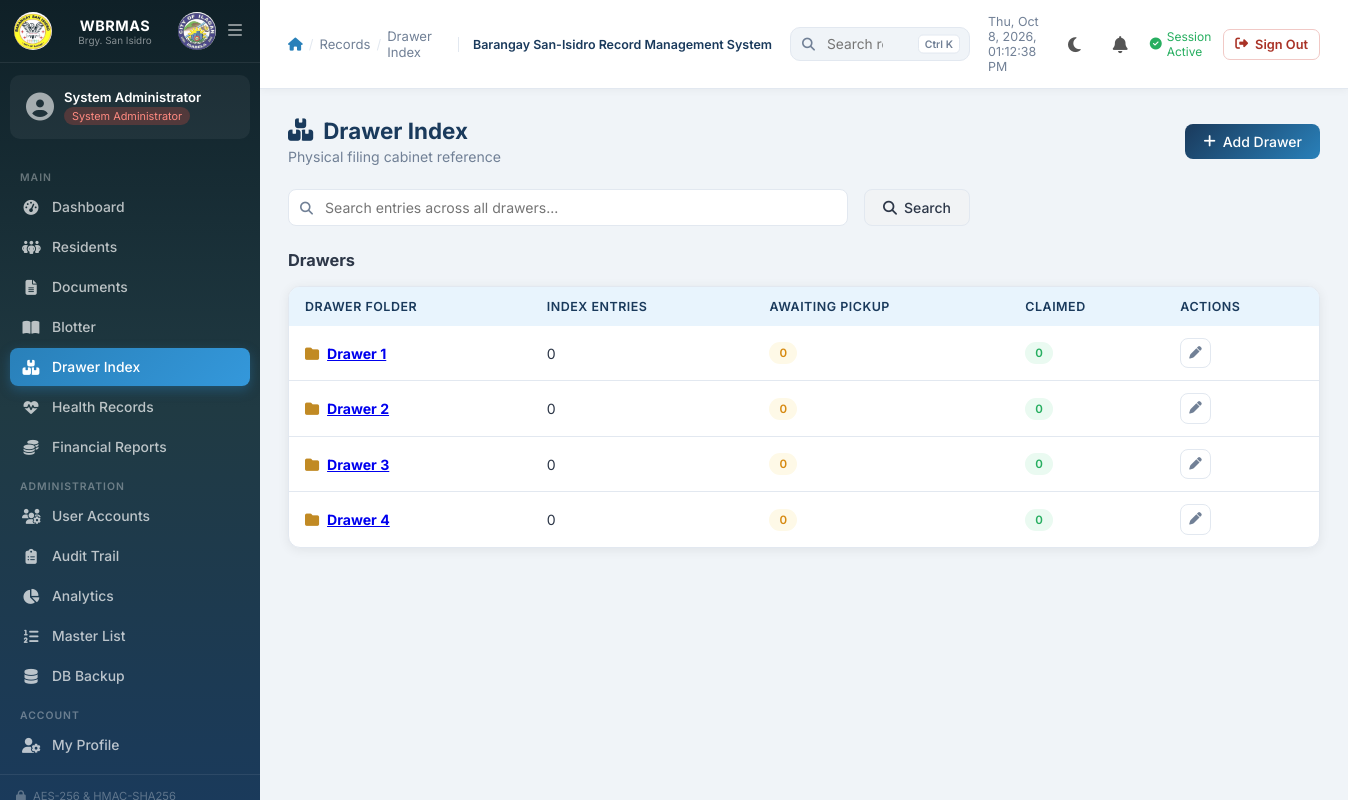
/drawers/index.php (signed in), run on the app's committed database.
### tables this page shows
CREATE TABLE IF NOT EXISTS tbl_storage_drawers (
    drawer_id INT AUTO_INCREMENT PRIMARY KEY,
    drawer_name VARCHAR(100) NOT NULL UNIQUE,
    created_by INT NULL,
    created_at DATETIME DEFAULT CURRENT_TIMESTAMP,
    updated_at DATETIME DEFAULT CURRENT_TIMESTAMP ON UPDATE CURRENT_TIMESTAMP,
    FOREIGN KEY (created_by) REFERENCES tbl_users(user_id) ON DELETE SET NULL
);

### config/security.php (called while the page is built, shortened)
<?php
function sanitize_output($output) {
    return htmlspecialchars($output ?? '', ENT_QUOTES, 'UTF-8');
}
?>

### includes/auth_check.php (called while the page is built, shortened)
<?php
require_once __DIR__ . '/../config/security.php';
function is_admin() {
    return $_SESSION['role_name'] === 'System Administrator';
}
function user_has_permission($permission) {
    if (is_admin()) return true;
    return in_array($permission, $_SESSION['permissions'], true);
}
function can($permission) {
    return user_has_permission($permission);
}
?>

### drawers/index.php (the view, shortened to what this page needs)
<?php
$active_page = 'drawers';
$breadcrumb = ['Records', 'Drawer Index'];
require_once '../includes/auth_check.php';
$conn = getDBConnection();
$can_manage = can('manage_drawer_index');
$search = trim(strip_tags((string)($_GET['q'] ?? '')));
$drawers = [];
$drawer_result = $conn->query(
  "SELECT d.drawer_id, d.drawer_name, COUNT(e.entry_id) AS entry_count,
      COALESCE(SUM(dr.status='STORED'),0) AS awaiting_count,
      COALESCE(SUM(dr.status='RELEASED'),0) AS claimed_count
     FROM tbl_storage_drawers d
     LEFT JOIN tbl_storage_entries e ON e.drawer_id=d.drawer_id
   LEFT JOIN tbl_document_requests dr ON dr.request_id=e.request_id
     GROUP BY d.drawer_id, d.drawer_name
     ORDER BY d.drawer_name"
);
if ($drawer_result) while ($drawer = $drawer_result->fetch_assoc()) $drawers[] = $drawer;
$selected_drawer = null;
$search_results = [];
require_once '../includes/header.php';
?>
<div class="page-header d-flex justify-between align-center flex-wrap gap-2">
  <div>
    <h2><i class="fas fa-boxes-stacked"></i> Drawer Index</h2>
    <p>Physical filing cabinet reference</p>
  </div>
  <?php if ($can_manage): ?>
  <button type="button" class="btn btn-primary" onclick="openDrawerModal()">
    <i class="fas fa-plus"></i> Add Drawer
  </button>
  <?php endif; ?>
</div>
<form method="GET" class="d-flex gap-2 align-center mb-3 flex-wrap">
  <div class="search-box" style="flex:1;min-width:260px;max-width:560px;">
    <i class="fas fa-search"></i>
    <input type="search" name="q" class="form-control" style="padding-left:36px;"
           value="<?= sanitize_output($search) ?>" maxlength="120"
           placeholder="Search entries across all drawers..." aria-label="Search all drawers">
  </div>
  <button type="submit" class="btn btn-secondary"><i class="fas fa-search"></i> Search</button>
</form>
<?php if ($search !== ''): ?>
<div class="card mb-3">
  <div class="card-header"><h3><i class="fas fa-magnifying-glass"></i> Search Results</h3><span class="badge badge-secondary"><?= count($search_results) ?></span></div>
  <div class="card-body" style="padding:0;">
    <div class="table-wrapper">
      <table>
        <thead><tr><th>Entry</th><th>Pickup Status</th><th>Received By</th><th>Notes</th><th>Drawer</th><th>Linked Record</th><th></th></tr></thead>
        <tbody>
        <?php if ($search_results): foreach ($search_results as $entry): ?>
          <?php [$entry_status_label, $entry_status_class] = drawerEntryStatus($entry['request_status'] ?? ''); ?>
          <tr>
            <td><strong><?= sanitize_output($entry['entry_label']) ?></strong></td>
            <td><span class="badge badge-<?= $entry_status_class ?>"><?= sanitize_output($entry_status_label) ?></span></td>
            <td><?= sanitize_output($entry['received_by'] ?: '—') ?></td>
            <td><?= nl2br(sanitize_output($entry['entry_notes'] ?: '—')) ?></td>
            <td><a href="?drawer=<?= (int)$entry['drawer_id'] ?>"><?= sanitize_output($entry['drawer_name']) ?></a></td>
            <td><?= sanitize_output($entry['resident_code'] ?: $entry['request_code'] ?: '—') ?></td>
            <td><?php if ($can_manage && !in_array($entry['request_status'] ?? '', ['STORED','RELEASED'], true)): ?><button type="button" class="btn btn-icon btn-sm" title="Edit entry" onclick='editEntry(<?= json_encode(['entry_id'=>(int)$entry['entry_id'],'drawer_id'=>(int)$entry['drawer_id'],'entry_label'=>$entry['entry_label'],'entry_notes'=>$entry['entry_notes'],'resident_id'=>$entry['resident_id'],'request_id'=>$entry['request_id']], JSON_HEX_TAG | JSON_HEX_APOS | JSON_HEX_QUOT | JSON_HEX_AMP) ?>)'><i class="fas fa-pen"></i></button><?php elseif (in_array($entry['request_status'] ?? '', ['STORED','RELEASED'], true)): ?><span class="text-muted">Linked document</span><?php endif; ?></td>
          </tr>
        <?php endforeach; else: ?>
          <tr><td colspan="7"><div class="empty-state"><i class="fas fa-folder-open"></i><p>No matching filing entries.</p></div></td></tr>
        <?php endif; ?>
        </tbody>
      </table>
    </div>
  </div>
</div>
<?php else: ?>
<div class="d-flex justify-between align-center mb-2 flex-wrap gap-2">
  <h3 style="margin:0;"><?= $selected_drawer ? sanitize_output($selected_drawer['drawer_name']) : 'Drawers' ?></h3>
</div>
<?php if (!$selected_drawer): ?>
  <?php if ($drawers): ?>
  <div class="card">
    <div class="card-body" style="padding:0;">
      <div class="table-wrapper">
        <table>
          <thead><tr><th>Drawer Folder</th><th>Index Entries</th><th>Awaiting Pickup</th><th>Claimed</th><th>Actions</th></tr></thead>
          <tbody>
          <?php foreach ($drawers as $drawer): ?>
            <tr>
              <td><a href="?drawer=<?= (int)$drawer['drawer_id'] ?>"><i class="fas fa-folder" style="margin-right:8px;color:#c18a24;"></i><strong><?= sanitize_output($drawer['drawer_name']) ?></strong></a></td>
              <td><?= number_format((int)$drawer['entry_count']) ?></td>
              <td><span class="badge badge-warning"><?= number_format((int)$drawer['awaiting_count']) ?></span></td>
              <td><span class="badge badge-success"><?= number_format((int)$drawer['claimed_count']) ?></span></td>
              <td><?php if ($can_manage): ?><button type="button" class="btn btn-icon btn-sm" title="Rename drawer" onclick='renameDrawer(<?= (int)$drawer['drawer_id'] ?>, <?= json_encode($drawer['drawer_name'], JSON_HEX_TAG | JSON_HEX_APOS | JSON_HEX_QUOT | JSON_HEX_AMP) ?>)'><i class="fas fa-pen"></i></button><?php endif; ?></td>
            </tr>
          <?php endforeach; ?>
          </tbody>
        </table>
      </div>
    </div>
  </div>
  <?php else: ?>
  <div class="empty-state"><i class="fas fa-boxes-stacked"></i><h4>No drawers yet</h4><p>Create a drawer folder to start the physical filing index.</p></div>
  <?php endif; ?>
<?php endif; ?>
<?php endif; ?>
<?php require_once '../includes/footer.php'; ?>

### includes/header.php (shortened to what this page needs)
<!DOCTYPE html>
<html lang="en">
<head>
<link rel="stylesheet" href="/assets/css/main.css?v=<?= filemtime(__DIR__ . '/../assets/css/main.css') ?>">
<link rel="stylesheet" href="https://cdnjs.cloudflare.com/ajax/libs/font-awesome/6.5.0/css/all.min.css"
>
</head>
<body>
<div class="app-layout">
<aside class="sidebar" id="sidebar">
  <div class="sidebar-brand">
    <img src="/assets/img/brgy_seal.png" alt="Brgy Seal" class="brand-seal-img">
    <div class="brand-text">
      <span class="brand-name">WBRMAS</span>
      <span class="brand-sub">Brgy. San Isidro</span>
    </div>
    <img src="/assets/img/city_seal.png" alt="City Seal" class="brand-seal-img">
    <button class="sidebar-toggle" id="sidebarToggle"><i class="fas fa-bars"></i></button>
  </div>
  <div class="sidebar-user">
    <div class="user-avatar"><i class="fas fa-user-circle"></i></div>
    <div class="user-info">
      <span class="user-name"><?= sanitize_output($_SESSION['full_name']) ?></span>
      <span class="user-role badge-<?= is_admin() ? 'admin' : 'staff' ?>">
        <?= sanitize_output($_SESSION['role_name']) ?>
      </span>
    </div>
  </div>
  <nav class="sidebar-nav">
    <div class="nav-section-label">Main</div>
    <?php if (can('view_dashboard')): ?>
    <a href="/dashboard.php" class="nav-item <?= $active_page === 'dashboard' ? 'active' : '' ?>">
      <i class="fas fa-gauge-high"></i><span>Dashboard</span>
    </a>
    <?php endif; ?>
    <?php if (can('view_residents')): ?>
    <a href="/residents/index.php" class="nav-item <?= $active_page === 'residents' ? 'active' : '' ?>">
      <i class="fas fa-people-group"></i><span>Residents</span>
    </a>
    <?php endif; ?>
    <?php if (can('view_documents')): ?>
    <a href="/documents/index.php" class="nav-item <?= $active_page === 'documents' ? 'active' : '' ?>">
      <i class="fas fa-file-lines"></i><span>Documents</span>
    </a>
    <?php endif; ?>
    <?php if (can('view_blotter')): ?>
    <a href="/blotter/index.php" class="nav-item <?= $active_page === 'blotter' ? 'active' : '' ?>">
      <i class="fas fa-book-open"></i><span>Blotter</span>
    </a>
    <?php endif; ?>
    <?php if (can('view_drawer_index')): ?>
    <a href="/drawers/index.php" class="nav-item <?= $active_page === 'drawers' ? 'active' : '' ?>">
      <i class="fas fa-boxes-stacked"></i><span>Drawer Index</span>
    </a>
    <?php endif; ?>
    <?php if (in_array($_SESSION['role_name'] ?? '', ['System Administrator', 'Barangay Staff'], true) && can('view_health_records')): ?>
    <a href="/health/index.php" class="nav-item <?= $active_page === 'health' ? 'active' : '' ?>">
      <i class="fas fa-heart-pulse"></i><span>Health Records</span>
    </a>
    <?php endif; ?>
    <?php if (can('view_financial_reports')): ?>
    <a href="/finance/index.php" class="nav-item <?= $active_page === 'finance' ? 'active' : '' ?>">
      <i class="fas fa-coins"></i><span>Financial Reports</span>
    </a>
    <?php endif; ?>
    <?php if (is_admin() || can('manage_users') || can('view_audit') || can('view_analytics')): ?>
    <div class="nav-section-label">Administration</div>
    <?php if (is_admin() || can('manage_users')): ?>
    <a href="/admin/users.php" class="nav-item <?= $active_page === 'users' ? 'active' : '' ?>">
      <i class="fas fa-users-cog"></i><span>User Accounts</span>
    </a>
    <?php endif; ?>
    <?php if (is_admin() || can('view_audit')): ?>
    <a href="/admin/audit.php" class="nav-item <?= $active_page === 'audit' ? 'active' : '' ?>">
      <i class="fas fa-clipboard-list"></i><span>Audit Trail</span>
    </a>
    <?php endif; ?>
    <?php if (is_admin() || can('view_analytics')): ?>
    <a href="/admin/analytics.php" class="nav-item <?= $active_page === 'analytics' ? 'active' : '' ?>">
      <i class="fas fa-chart-pie"></i><span>Analytics</span>
    </a>
    <?php endif; ?>
    <?php if (is_admin()): ?>
    <a href="/admin/masterlist.php" class="nav-item <?= $active_page === 'masterlist' ? 'active' : '' ?>">
      <i class="fas fa-list-ol"></i><span>Master List</span>
    </a>
    <a href="/admin/backup.php" class="nav-item <?= $active_page === 'backup' ? 'active' : '' ?>">
      <i class="fas fa-database"></i><span>DB Backup</span>
    </a>
    <?php endif; ?>
    <?php endif; ?>
    <div class="nav-section-label">Account</div>
    <a href="/profile.php" class="nav-item <?= $active_page === 'profile' ? 'active' : '' ?>">
      <i class="fas fa-user-gear"></i><span>My Profile</span>
    </a>
  </nav>
  <div class="sidebar-footer">
    <i class="fas fa-lock"></i> AES-256 &amp; HMAC-SHA256
  </div>
</aside>
<main class="main-content" id="mainContent">
  <div class="topbar">
    <div class="topbar-left">
      <div class="breadcrumb">
        <span><i class="fas fa-house"></i></span>
        <?php if (isset($breadcrumb)): foreach ($breadcrumb as $crumb): ?>
        <span class="bc-sep">/</span><span><?= sanitize_output($crumb) ?></span>
        <?php endforeach; endif; ?>
      </div>
      <span class="topbar-system-name">
        Barangay San-Isidro Record Management System
      </span>
    </div>
    <?php if (($_SESSION['role_name'] ?? '') !== 'Barangay Treasurer'): ?>
    <div class="global-search" id="globalSearch">
      <input type="search" id="globalSearchInput" autocomplete="off" spellcheck="false"
             placeholder="Search residents, documents, cases…"
             aria-label="Global search" aria-controls="globalSearchResults" aria-expanded="false">
      <kbd class="global-search-kbd">Ctrl K</kbd>
    </div>
    <?php endif; ?>
    <div class="topbar-right">
      <div class="topbar-time" id="topbarTime"></div>
      <button onclick="toggleTheme()" id="themeToggle" title="Toggle dark/light mode"
        style="background:none;border:none;cursor:pointer;padding:6px 10px;border-radius:8px;font-size:17px;display:flex;align-items:center;color:#555;transition:all .2s;">
        <i class="fas fa-moon" id="themeIcon"></i>
      </button>
      <?php if (($_SESSION['role_name'] ?? '') !== 'Barangay Treasurer'): ?>
      <div class="notif-wrap" id="notifWrap">
        <button onclick="toggleNotif()" title="Notifications"
          style="background:none;border:none;cursor:pointer;padding:6px 10px;border-radius:8px;font-size:17px;position:relative;display:flex;align-items:center;color:#555;transition:all .2s;">
          <i class="fas fa-bell"></i>
        </button>
      </div>
      <?php endif; ?>
      <div class="session-badge" id="sessionBadge"><i class="fas fa-circle-check"></i> Session Active</div>
      <a href="/logout.php" class="topbar-signout" title="Sign Out">
        <i class="fas fa-right-from-bracket"></i><span>Sign Out</span>
      </a>
    </div>
  </div>
  <div class="page-content">

### includes/footer.php (shortened to what this page needs)
  </div>
</main>
</div>
</body>
</html>

### data on the page
tbl_storage_drawers: drawer_name "Drawer 1", entry_count "0", awaiting_count "0", claimed_count "0"
tbl_storage_drawers: drawer_name "Drawer 2", entry_count "0", awaiting_count "0", claimed_count "0"
tbl_storage_drawers: drawer_name "Drawer 3", entry_count "0", awaiting_count "0", claimed_count "0"
tbl_storage_drawers: drawer_name "Drawer 4", entry_count "0", awaiting_count "0", claimed_count "0"

### other printed values
sanitize_output($_SESSION['full_name']) "System Administrator"
sanitize_output($_SESSION['role_name']) "System Administrator"
sanitize_output($crumb) "Records"
sanitize_output($crumb) "Drawer Index"
